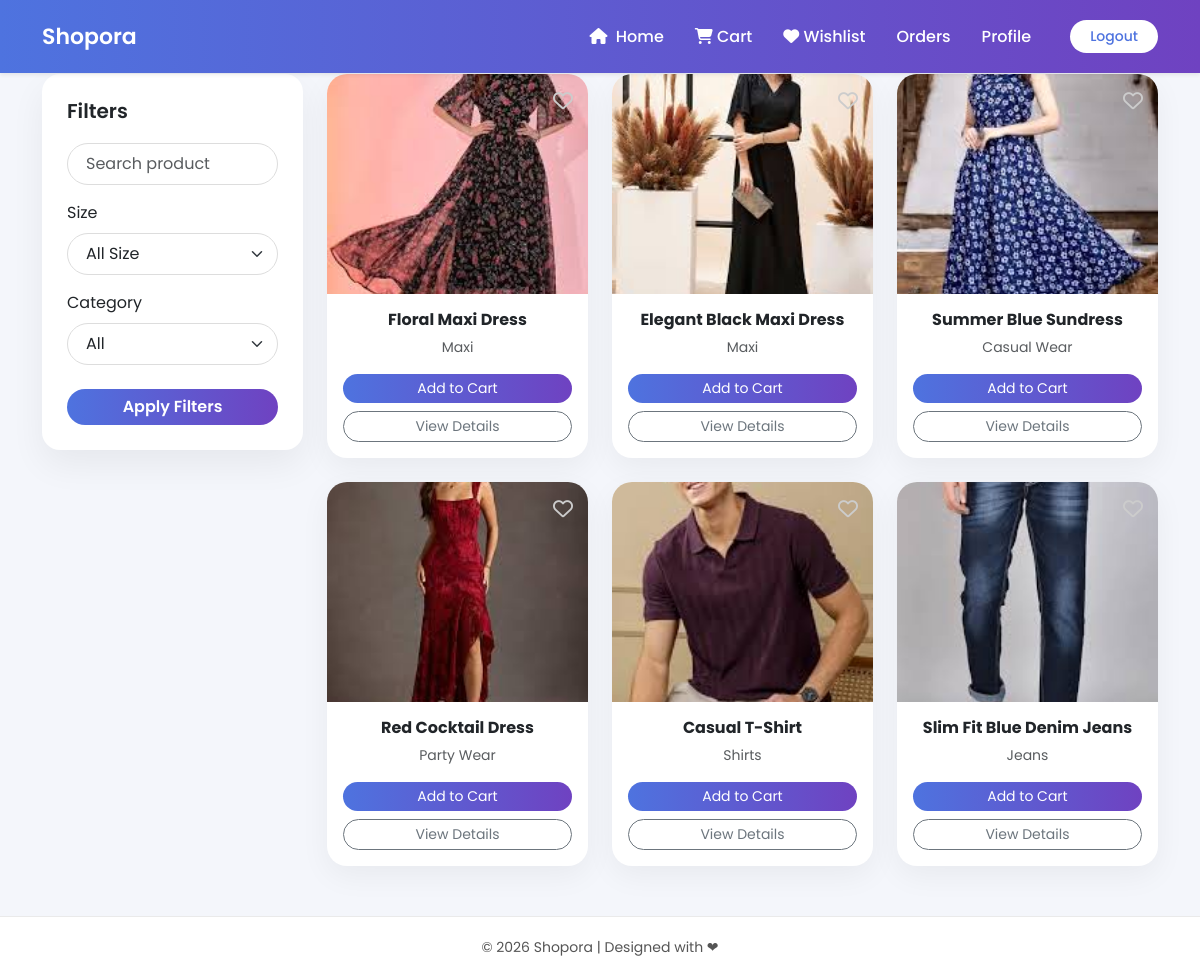
/userhome, run on an earlier commit of the app's database.
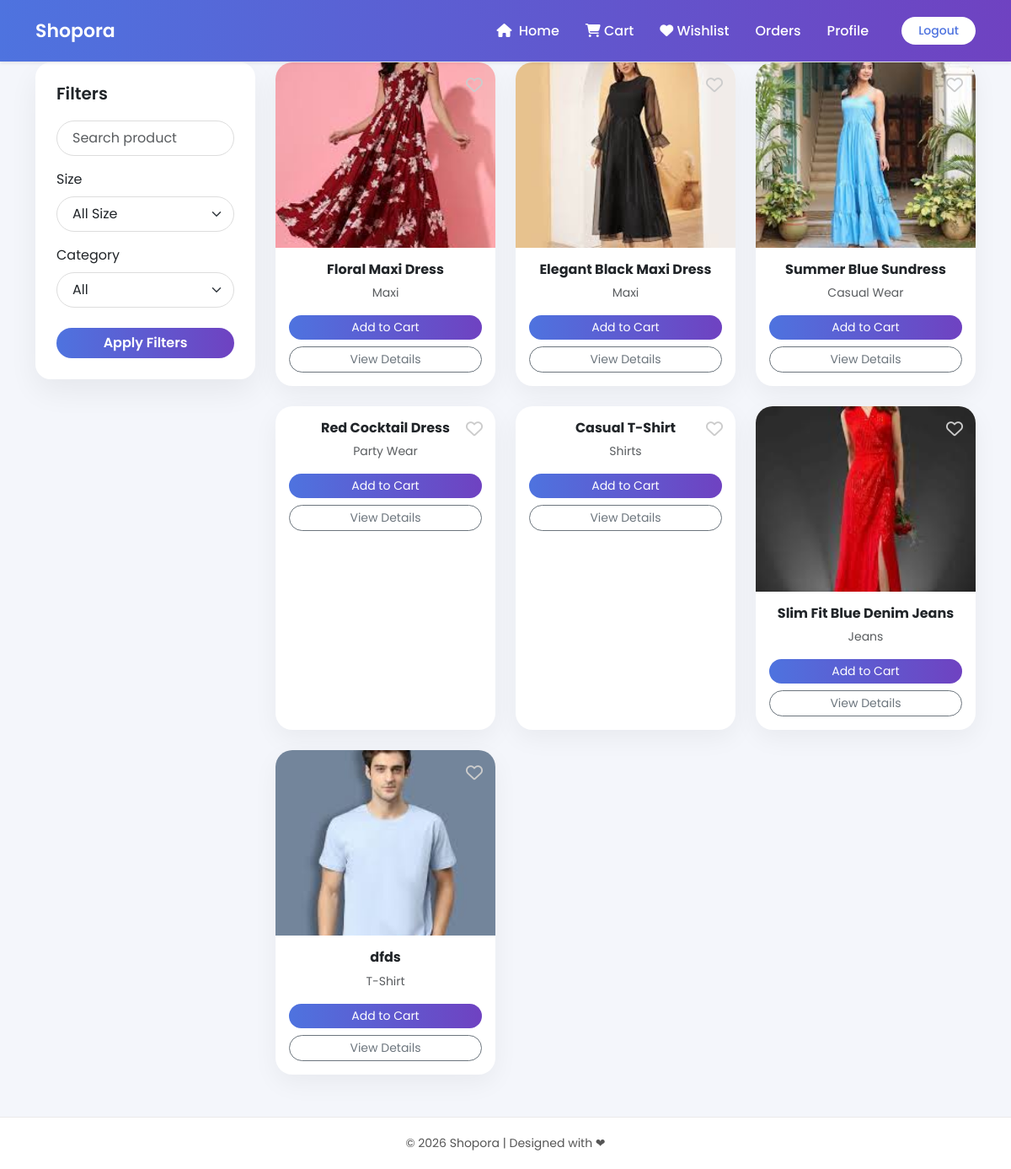
And on a later commit of the database.
### siteadmin/models.py (models this page shows, shortened)
class Product(models.Model):
    name = models.CharField(max_length=100)
    size = models.CharField(max_length=100,null=True,blank=True)
    fabric = models.CharField(max_length=100)
    description = models.TextField()
    base_price = models.FloatField()
    stock_quantity = models.PositiveIntegerField()
    categoryid = models.ForeignKey(category, on_delete=models.CASCADE)
    image = models.ImageField(upload_to='products', validators=[validate_jpg],null=True, blank=True)

class category(models.Model):
    cname=models.CharField(max_length=100)

### user/views.py (the view)
# urls.py: path('userhome',views.userhome,name='userhome'),
def userhome(request):
    products = Product.objects.all()
    categories = category.objects.all()
    search = request.GET.get('search')
    categorys = request.GET.get('category')
    color = request.GET.get('color')
    size = request.GET.get('size')
    gender = request.GET.get('gender')
    is_filtered = False
    if search:
        products = products.filter(name__icontains=search)
        is_filtered = True
    if categorys:
        products = products.filter(categoryid__id=categorys)
        is_filtered = True
    if size:
        products = products.filter(size__icontains=size)
        is_filtered = True
    if request.user.is_authenticated:
        user_wishlist_ids = whislist.objects.filter(
            customerid=request.user
        ).values_list('productid_id', flat=True)
    else:
        user_wishlist_ids = []
    return render(request, 'user/userhome.html', {
        'm': products,
        'categories': categories,
        'user_wishlist_ids': user_wishlist_ids,
        'is_filtered': is_filtered
    })

### template/user/userhome.html (shortened to what this page needs)
{% extends 'user/base.html' %}
{% block content %}
<div class="container mt-4">
    <div class="row">
        <div class="col-md-3">
            <div class="filter-card">
                <h5>Filters</h5>
                <form method="GET">
                    <div class="mb-3">
                        <input type="text" name="search"
                               class="form-control"
                               placeholder="Search product"
                               value="{{ request.GET.search }}">
                    </div>
                    <div class="mb-3">
                        <label for="" class="mb-2">Size</label>
                        <select name="size" id="size" class="form-select">
                            <option value="">All Size</option>
                        </select>
                    </div>
                    <div class="mb-4">
                        <label class="mb-2">Category</label>
                        <select name="category" class="form-select">
                            <option value="">All</option>
                        </select>
                    </div>
                    <button type="submit"
                            class="btn btn-filter w-100 text-white">
                        Apply Filters
                    </button>
                </form>
            </div>
        </div>
        <div class="col-md-9">
            <div class="row g-4">
                {% for product in m %}
                <div class="col-md-4">
                    <div class="card product-card h-100 position-relative">
                        <a href="{% url 'toggle_wishlist' product.id %}"
                           class="wishlist-heart {% if product.id in user_wishlist_ids %}active{% endif %}">
                            {% if product.id in user_wishlist_ids %}
                                <i class="fa-solid fa-heart"></i>
                            {% else %}
                                <i class="fa-regular fa-heart"></i>
                            {% endif %}
                        </a>
                        {% if product.image %}
                            <img src="{{ product.image.url }}"
                                 class="card-img-top product-img">
                        {% endif %}
                        <div class="card-body text-center">
                            <h6 class="fw-bold">{{ product.name }}</h6>
                            <p class="text-muted small">
                                {{ product.categoryid.cname }}
                            </p>
                            {% if product.stock_quantity == 0 %}
                                <span class="badge bg-danger mb-2">
                                    Out of Stock
                                </span>
                            {% else %}
                                <form method="POST"
                                      action="{% url 'addcart' %}">
                                    <button type="submit"
                                            class="btn btn-add btn-sm w-100 text-white">
                                        Add to Cart
                                    </button>
                                </form>
                            {% endif %}
                            <a href="{% url 'deatiles' product.id %}"
                               class="btn btn-outline-secondary btn-details btn-sm w-100 mt-2">
                                View Details
                            </a>
                        </div>
                    </div>
                </div>
                {% empty %}
                    <p>No products found.</p>
                {% endfor %}
            </div>
        </div>
    </div>
</div>
{% endblock %}

What changed in the data, as far as the page shows it:
changed Product "Floral Maxi Dress": image: a different picture
changed Product "Elegant Black Maxi Dress": image: a different picture
changed Product "Summer Blue Sundress": image: a different picture
changed Product "Red Cocktail Dress": image: picture removed
changed Product "Casual T-Shirt": image: picture removed
changed Product "Slim Fit Blue Denim Jeans": image: a different picture
added Product: image (picture), name "dfds", categoryid.cname "T-Shirt"
